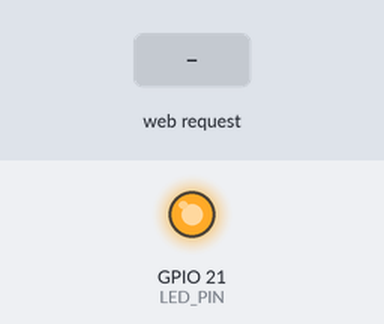
A sketch run on a simulated Seeed XIAO ESP32-S3. Shown: output pins drawn as LEDs (lit = HIGH). The inputs (shaded band) are chosen by the test bench. What the sketch prints to the serial monitor is not drawn.

Above: at 1.2 s.
1.3 s: HTTP request GET /led/on received
At 1.7 s:
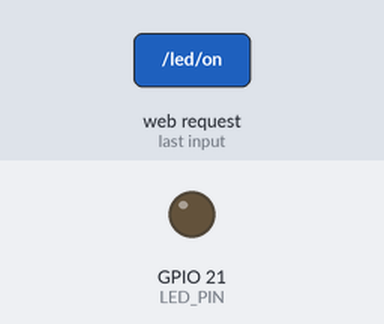
2.8 s: HTTP request GET /led/off received
At 4.0 s:
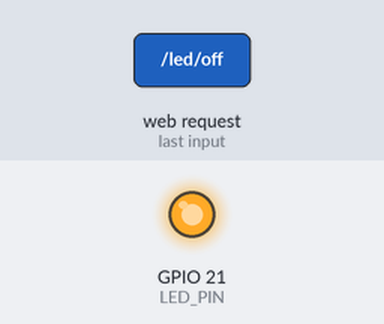
Timing chart, 0 to 5.8 s (numbered marks = the images above; inputs shaded):
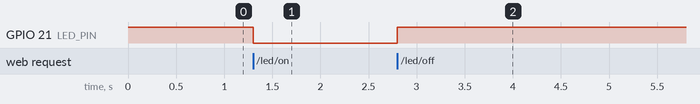

Measured:
- after the input at 1.3 s, GPIO 21 (LED_PIN): HIGH → LOW at once
- after the input at 2.8 s, GPIO 21 (LED_PIN): LOW → HIGH at once

The sketch:

xiao_esp32s3_touch_led.ino
```cpp
#include <WiFi.h>
#include <WebServer.h>

// AP (access point) credentials
const char *AP_SSID = "jyo";
const char *AP_PASSWORD = "10201020";

// XIAO ESP32S3 pin map: D0 = GPIO1 (touch-capable, T1)
const int TOUCH_PIN = 1;

// XIAO ESP32S3 onboard user LED is on GPIO21 and is active-LOW
const int LED_PIN = LED_BUILTIN;

WebServer server(80);
bool ledOn = false;

void setLed(bool on) {
  ledOn = on;
  digitalWrite(LED_PIN, on ? LOW : HIGH);
}

const char INDEX_HTML[] PROGMEM = R"HTML(
<!DOCTYPE html>
<html lang="ko">
<head>
<meta charset="UTF-8">
<meta name="viewport" content="width=device-width, initial-scale=1.0">
<title>XIAO ESP32S3 Control</title>
<style>
  body { font-family: sans-serif; text-align: center; background:#111; color:#eee; padding-top: 40px; }
  h1 { font-size: 1.3rem; }
  #touchVal { font-size: 3rem; margin: 20px 0; }
  button {
    font-size: 1.5rem; padding: 20px 50px; border-radius: 12px; border: none;
    cursor: pointer; margin-top: 30px;
  }
  #ledBtn.off { background:#555; color:#fff; }
  #ledBtn.on { background:#ffcc00; color:#000; }
</style>
</head>
<body>
  <h1>XIAO ESP32S3</h1>
  <div>Touch Sensor (D0 / GPIO1)</div>
  <div id="touchVal">--</div>
  <button id="ledBtn" class="off" onclick="toggleLed()">LED OFF</button>

<script>
async function refreshTouch() {
  try {
    const res = await fetch('/touch');
    const val = await res.text();
    document.getElementById('touchVal').textContent = val;
  } catch (e) {}
}

async function refreshLed() {
  try {
    const res = await fetch('/led');
    const state = (await res.text()).trim();
    setLedButton(state === '1');
  } catch (e) {}
}

function setLedButton(on) {
  const btn = document.getElementById('ledBtn');
  btn.textContent = on ? 'LED ON' : 'LED OFF';
  btn.className = on ? 'on' : 'off';
}

async function toggleLed() {
  const btn = document.getElementById('ledBtn');
  const turningOn = btn.className === 'off';
  const res = await fetch(turningOn ? '/led/on' : '/led/off');
  const state = (await res.text()).trim();
  setLedButton(state === '1');
}

refreshLed();
setInterval(refreshTouch, 300);
</script>
</body>
</html>
)HTML";

void handleRoot() {
  server.send_P(200, "text/html", INDEX_HTML);
}

void handleTouch() {
  uint32_t val = touchRead(TOUCH_PIN);
  server.send(200, "text/plain", String(val));
}

void handleLedGet() {
  server.send(200, "text/plain", ledOn ? "1" : "0");
}

void handleLedOn() {
  setLed(true);
  server.send(200, "text/plain", "1");
}

void handleLedOff() {
  setLed(false);
  server.send(200, "text/plain", "0");
}

void setup() {
  Serial.begin(115200);

  pinMode(LED_PIN, OUTPUT);
  setLed(false);

  WiFi.mode(WIFI_AP);
  WiFi.softAP(AP_SSID, AP_PASSWORD);

  Serial.print("AP started. IP address: ");
  Serial.println(WiFi.softAPIP()); // default 192.168.4.1

  server.on("/", handleRoot);
  server.on("/touch", handleTouch);
  server.on("/led", handleLedGet);
  server.on("/led/on", handleLedOn);
  server.on("/led/off", handleLedOff);
  server.begin();

  Serial.println("HTTP server started");
}

void loop() {
  server.handleClient();
}
```
